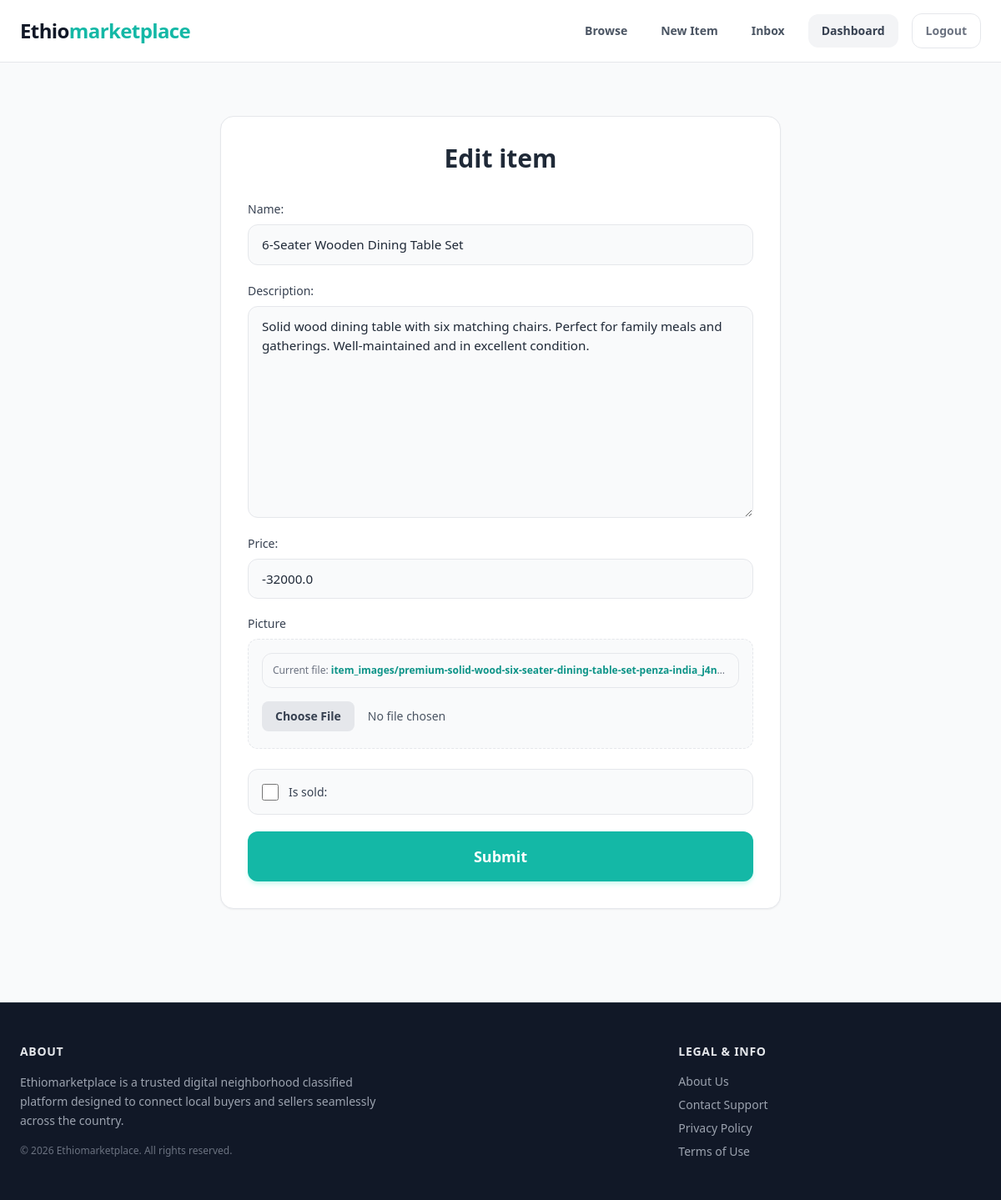
/items/6/edit/ (signed in), run on an earlier commit of the app's database.
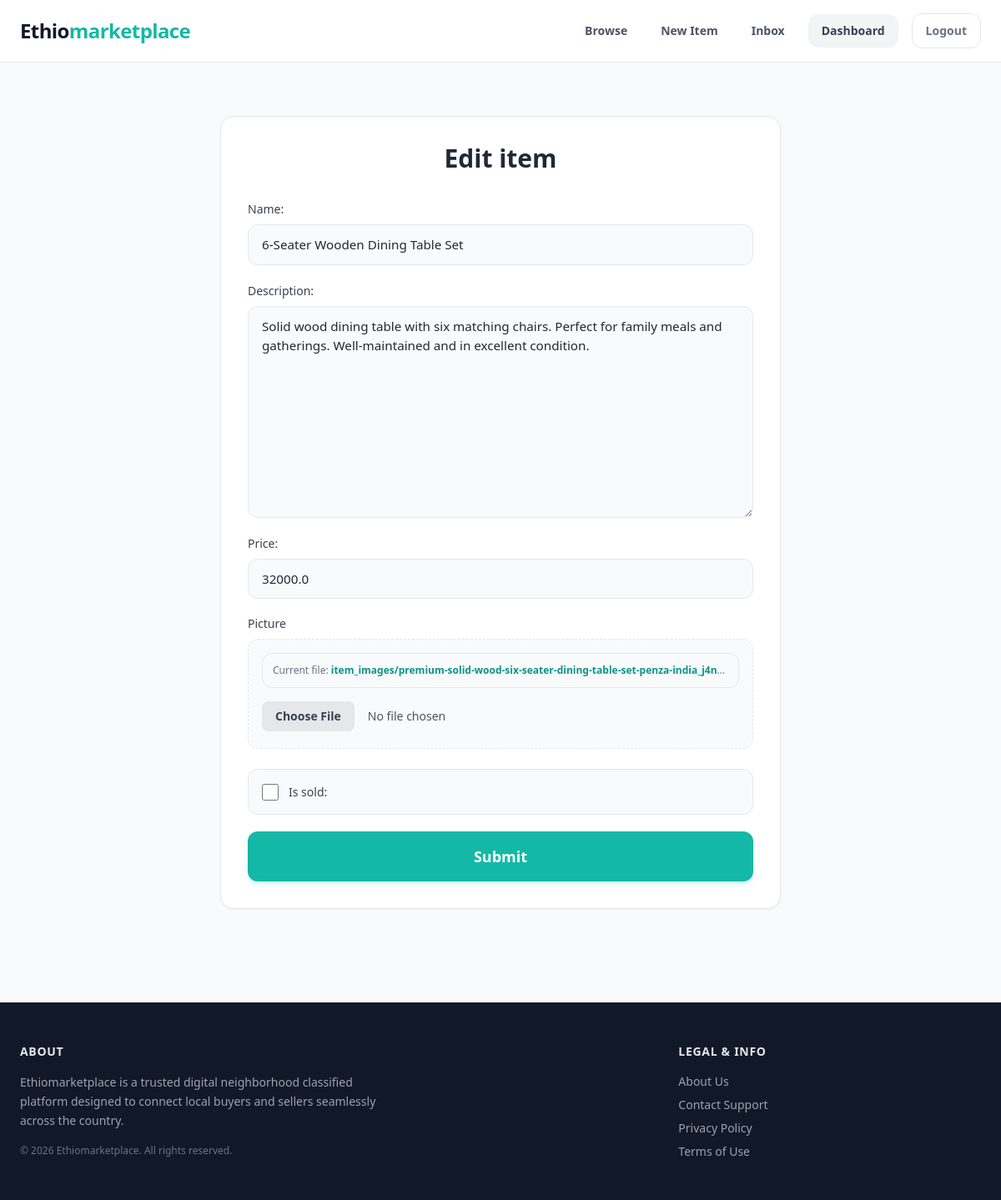
And on a later commit of the database.
### items/models.py (models this page shows, shortened)
class Item(models.Model):
    name = models.CharField(max_length=255)
    description = models.TextField(blank=True, null=True)
    price = models.FloatField()
    is_sold = models.BooleanField(default=False)
    category = models.ForeignKey(Category, related_name='items', on_delete=models.CASCADE)
    created_at = models.DateTimeField(auto_now_add=True)
    created_by = models.ForeignKey(User, related_name='items', on_delete=models.CASCADE)
    picture = models.ImageField(upload_to= 'item_images', blank=True, null=True)

### items/views.py (the view)
# urls.py: path('<int:pk>/edit/', views.edit, name='edit'),
@login_required
def edit(request, pk):
    item = get_object_or_404(Item, pk=pk, created_by=request.user)
    if request.method == 'POST':
        form = EditItemForm(request.POST, request.FILES, instance=item)
        if form.is_valid:
            form.save()
            return redirect('items:detail', pk=item.id)
    else:
        form = EditItemForm(instance=item)
    return render(request, 'form.html', {
        'form': form,
        'title': 'Edit item'
    })

### items/forms.py
class EditItemForm(forms.ModelForm):
    price = forms.DecimalField(min_value=0, widget=forms.NumberInput())
    class Meta:
        model = Item
        fields = ('name', 'description', 'price', 'picture', 'is_sold')

### items/templates/form.html (shortened to what this page needs)
{% extends 'base.html' %}
{% block content %}
<div class="w-full max-w-2xl p-4 sm:p-8 my-4 sm:my-8 mx-auto bg-white border border-gray-100 sm:border-gray-200 rounded-2xl shadow-sm">
    <h1 class="mb-6 sm:mb-8 text-2xl sm:text-3xl font-bold text-gray-800 text-center">{{ title }}</h1>
    <form method="post" action="." enctype="multipart/form-data" class="space-y-5">
        <div class="django-form-wrapper space-y-4 sm:space-y-5">
            {{ form.as_p }}
        </div>
        <button class="w-full py-3.5 sm:py-4 px-6 sm:px-8 text-base sm:text-lg font-semibold bg-teal-500 hover:bg-teal-600 active:bg-teal-700 rounded-xl text-white transition-all duration-150 flex items-center justify-center shadow-md shadow-teal-100 mt-4">
            Submit
        </button>
    </form>
</div>
{% endblock %}

What changed in the data, as far as the page shows it:
changed Item "6-Seater Wooden Dining Table Set": price "-32000.0" → "32000.0"
